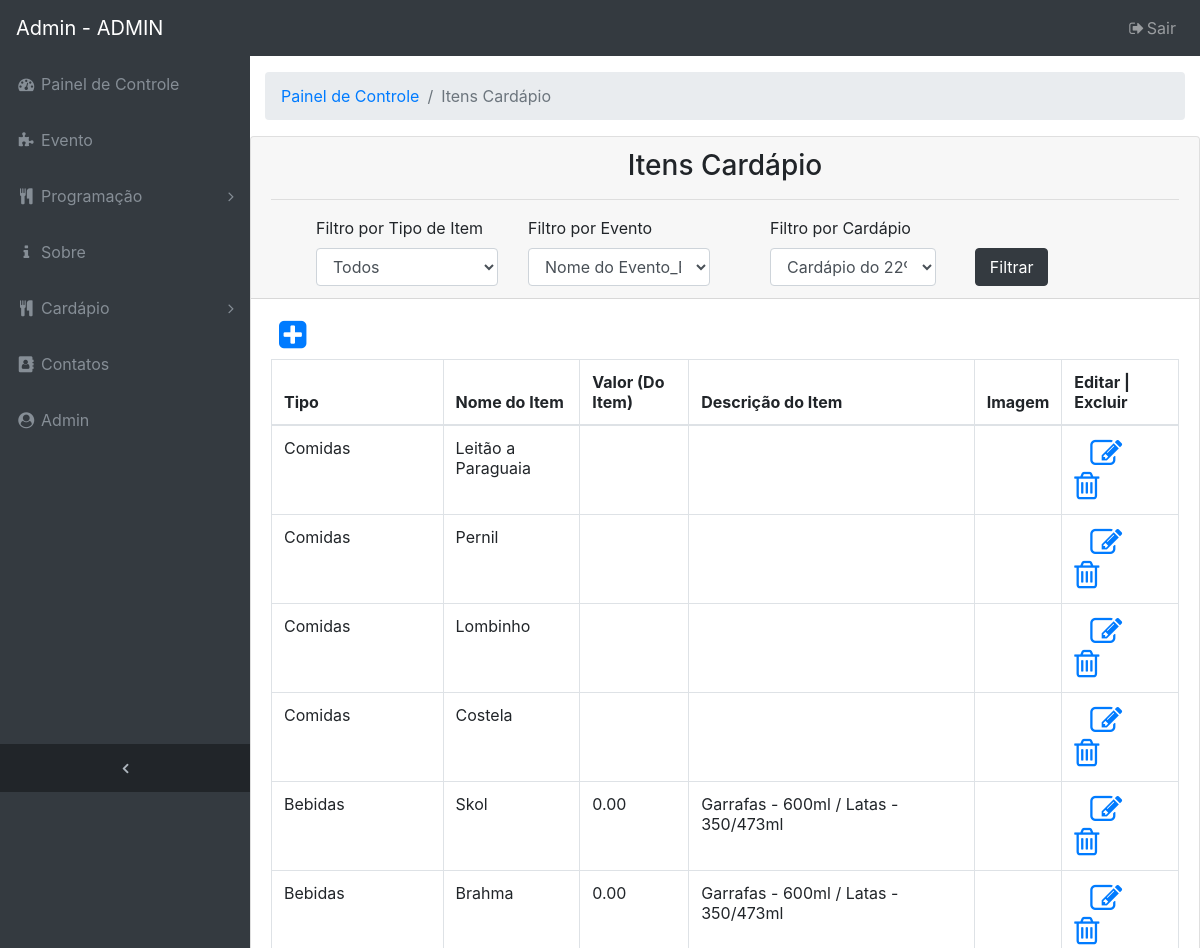
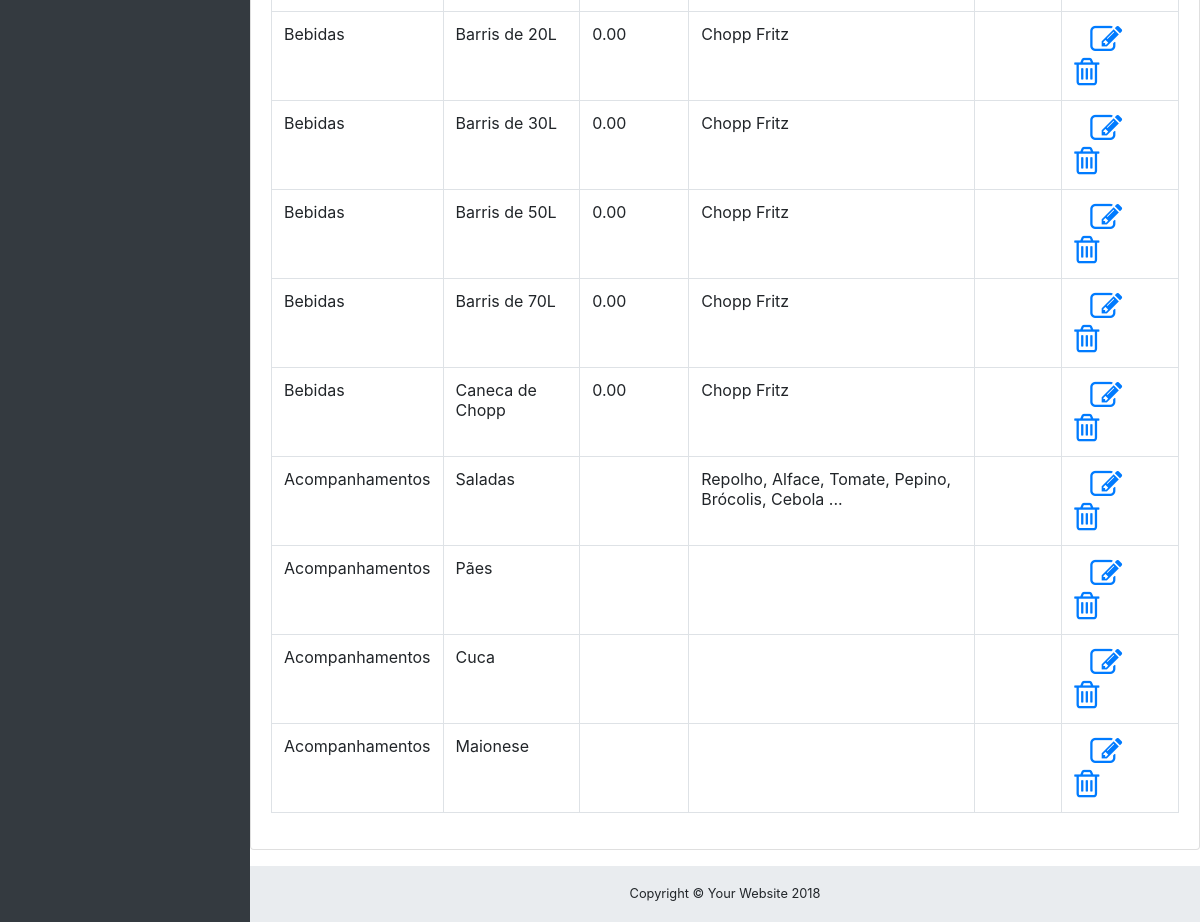
Page /admin/index.php?url=itens_cardapio.php (signed in) on the committed database (2 pictures, top to bottom).
### tables this page shows
CREATE TABLE `tb_cardapio` (
    `cod_cardapio` INTEGER NOT NULL AUTO_INCREMENT,
    `titulo_cardapio` VARCHAR(100),
    `obs_cardapio` VARCHAR(1000),
    CONSTRAINT `PK_tb_cardapio` PRIMARY KEY (`cod_cardapio`)
);

CREATE TABLE `tb_tipo_item` (
    `cod_tipo_item` INTEGER NOT NULL AUTO_INCREMENT,
    `descricao_tipo_item` VARCHAR(100),
    `valor_tipo_item` FLOAT(10,2),
    `obs_tipo_item` VARCHAR(1000),
    CONSTRAINT `PK_tb_tipo_item` PRIMARY KEY (`cod_tipo_item`)
);

CREATE TABLE `tb_item` (
    `cod_item` INTEGER NOT NULL AUTO_INCREMENT,
    `nome_item` VARCHAR(100),
    `valor_item` FLOAT(10,2),
    `descricao_item` VARCHAR(1000),
    `img_item` VARCHAR(100),
    `cod_tipo_item` INTEGER,
    CONSTRAINT `PK_tb_item` PRIMARY KEY (`cod_item`)
);

### admin/itens_cardapio.php (the view, shortened to what this page needs)
<?php
if (isset($login_cookie)) {
    $cod_eve = $_POST['cod_evento'];
    $cod_tip = $_POST['tipo_item'];
    $cod_car = $_POST['cod_cardapio'];
    if ($cod_tip != 0) {
        if ($cod_car != '') {
        } else {
            $cod_car = 1;
        }
        if ($cod_eve != '') {
        } else {
            $cod_eve = 1;
        }
        $selectCardapio = "SELECT * FROM tb_cardapio as c, tb_cardapio_tipo as ct, tb_item as i, tb_evento as e, tb_tipo_item as ti "
                . "where e.cod_cardapio = c.cod_cardapio "
                . "and c.cod_cardapio = ct.cod_cardapio "
                . "and ct.cod_item = i.cod_item "
                . "and i.cod_tipo_item = ti.cod_tipo_item "
                . "and ti.cod_tipo_item = '$cod_tip' "
                . "and e.cod_evento = '$cod_eve'"
                . "and c.cod_cardapio = '$cod_car' ";
    } else {
        if ($cod_eve != '') {
        } else {
            $cod_eve = 1;
        }
        if ($cod_car != '') {
        } else {
            $cod_car = 1;
        }
        $selectCardapio = "SELECT * FROM tb_cardapio as c, tb_cardapio_tipo as ct, tb_item as i, tb_evento as e, tb_tipo_item as ti "
                . "where e.cod_cardapio = c.cod_cardapio "
                . "and c.cod_cardapio = ct.cod_cardapio "
                . "and ct.cod_item = i.cod_item "
                . "and i.cod_tipo_item = ti.cod_tipo_item "
                . "and e.cod_evento = '$cod_eve'"
                . "and c.cod_cardapio = '$cod_car' ";
    }
    ?>
    <div class="card mb-3">
        <?php include './filtro_por_evento_itens_cardapio.php'; ?>
        <div class="card-body">
            <a href="?url=adc_itens_cardapio.php" title="Novo <?= $menu; ?>"><i class="fa fa-2x pb-2 pl-2 fa-plus-square"></i></a>
            <div class="table-responsive">
                <table class="table table-bordered" width="100%" cellspacing="0">
                    <thead>
                        <tr>
                            <th>Tipo</th>
                            <th>Nome do Item</th>
                            <th>Valor (Do Item)</th>
                            <th>Descrição do Item</th>
                            <th>Imagem</th>
                            <th>Editar | Excluir</th>
                        </tr>
                    </thead>
                    <tbody>
                        <?php
                        include '../conexao.php';
                        $queryCardapio = $pdo->query($selectCardapio);
                        while ($dados = $queryCardapio->fetch()) {
                            $cod = $dados['cod_item'];
                            $cod_c = $dados['cod_cardapio'];
                            $tipo = $dados['descricao_tipo_item'];
                            $nomeItem = $dados['nome_item'];
                            $valorItem = $dados['valor_item'];
                            $descricaoItem = $dados['descricao_item'];
                            $img = $dados['img_item'];
                            ?>
                            <tr>
                                <td><?= $tipo; ?></td>
                                <td><?= $nomeItem; ?></td>
                                <td><?= $valorItem; ?></td>
                                <td><?= $descricaoItem; ?></td>
                                <td><?= $img; ?></td>
                                <td>
                                    <a href="?url=edit_itens_cardapio.php&id=<?= $cod; ?>&c=<?= $cod_c; ?>" title="EDITAR"><i class="fa fa-2x fa-edit pr-3 pl-3"></i></a>
                                    <a href="?url=excBD_itens_cardapio.php&id=<?= $cod; ?>&c=<?= $cod_c; ?>" onclick="return excluir('<?= $nomeItem ?>');" title="EXCLUIR"><i class="fa fa-2x fa-trash-o"></i></a>
                                </td>
                            </tr>
                            <?php
                        }
                        ?>
                    </tbody>
                </table>
            </div>
        </div>
    </div>
<?php } ?>

### css/sb-admin.css (style rules this page uses)
html { position: relative; min-height: 100%; }
body { overflow-x: hidden; }
body.sticky-footer { margin-bottom: 56px; }
body.fixed-nav { padding-top: 56px; }

### rows in the picture
tb_cardapio: tb_tipo_item.descricao_tipo_item "Comidas", tb_item.nome_item "Leitão a Paraguaia", tb_item.nome_item "Pernil", tb_item.nome_item "Lombinho", tb_item.nome_item "Costela", tb_tipo_item.descricao_tipo_item "Bebidas", tb_item.nome_item "Skol", tb_item.valor_item "0.00", tb_item.descricao_item "Garrafas - 600ml / Latas - 350/473ml", tb_item.nome_item "Brahma", tb_item.nome_item "Barris de 20L", tb_item.descricao_item "Chopp Fritz", tb_item.nome_item "Barris de 30L", tb_item.nome_item "Barris de 50L", tb_item.nome_item "Barris de 70L", tb_item.nome_item "Caneca de Chopp", tb_tipo_item.descricao_tipo_item "Acompanhamentos", tb_item.nome_item "Saladas", tb_item.descricao_item "Repolho, Alface, Tomate, Pepino, Brócolis, Cebola ...", tb_item.nome_item "Pães", tb_item.nome_item "Cuca", tb_item.nome_item "Maionese"

### other values in the picture
$login_cookie "ADMIN"
$menu "Itens Cardápio"
form field cod_evento "Nome do Evento_BD"
form field cod_cardapio "Cardápio do 22º Evento"
